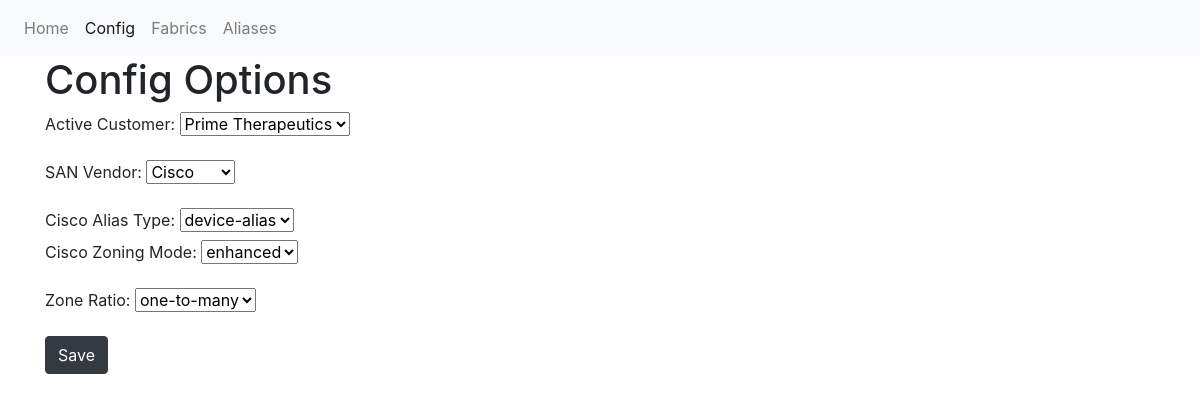
The app's page /config/ with its own data.
### san_app/models.py (models this page shows)
class Config(models.Model):
    customer = models.ForeignKey(Customer, related_name='active_customer',
                        on_delete=models.CASCADE)
    san_vendor = models.CharField(
        max_length=7,
        choices=[
            ('BR', 'Brocade'),
            ('CI', 'Cisco'),
        ]
    )
    cisco_alias = models.CharField(
        max_length=15,
        choices=[
            ('device-alias', 'device-alias'),
            ('fcalias', 'fcalias')
        ]
    )
    cisco_zoning_mode = models.CharField(
        max_length=15,
        choices=[
            ('basic','basic'),
            ('enhanced','enhanced')
        ]
    )
    zone_ratio = models.CharField(
        max_length=20,
        choices=[
            ('one-to-one','one-to-one'),
            ('one-to-many', 'one-to-many'),
            ('all-to-all', 'all-to-all')
        ]
    )

### san_app/views.py (the view)
# urls.py: path('config/', views.config, name='config'),
def config(request):
    config_instance, created = Config.objects.get_or_create(pk=1)  # Get or create a single instance
    if request.method == 'POST':
        form = ConfigForm(request.POST, instance=config_instance)
        if form.is_valid():
            form.save()
    else:
        form = ConfigForm(instance=config_instance)
    context = {'form': form}
    return render(request, 'config.html', context)

### san_app/forms.py
class ConfigForm(forms.ModelForm):
    class Meta:
        model = Config
        fields = ['customer', 'san_vendor', 'cisco_alias', 'cisco_zoning_mode', 'zone_ratio']

### san_app/models.py (called while the page is built)
    def __str__(self):
        return self.name

### san_app/templates/config.html (shortened to what this page needs)
<!DOCTYPE html>
{% extends "base_generic.html" %}
{% block content %}
<h1>Config Options</h1>
<form method="POST" action="">
  <div class="form-group">
    <label for="{{ form.customer.id_for_label }}">Active Customer:</label>
    {{ form.customer }}
  </div>
  <div class="form-group">
      <label for="{{ form.san_vendor.id_for_label }}">SAN Vendor:</label>
      {{ form.san_vendor }}
  </div>
  <div id="cisco-fields-container" class="form-group">
      <div>
          <label for="{{ form.cisco_alias.id_for_label }}">Cisco Alias Type:</label>
          {{ form.cisco_alias }}
      </div>
      <div>
          <label for="{{ form.cisco_zoning_mode.id_for_label }}">Cisco Zoning Mode:</label>
          {{ form.cisco_zoning_mode }}
      </div>
  </div>
  <div class="form-group">
      <label for="{{ form.zone_ratio.id_for_label }}">Zone Ratio:</label>
      {{ form.zone_ratio }}
  </div>
  <button type="submit" class="btn btn-dark">Save</button>
</form>
{% endblock %}

### records on screen
Config: customer "Prime Therapeutics", san_vendor "Cisco", cisco_alias "device-alias", cisco_zoning_mode "enhanced", zone_ratio "one-to-many"
